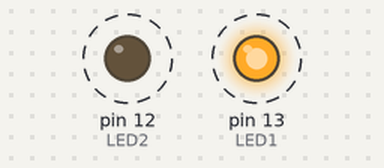
A sketch run on a simulated Arduino Uno, built with avr-gcc and run on an emulated ATmega328P. Parts: output pins drawn as LEDs (lit = HIGH). Dashed ring = blinking.

Above: at 0.1 s.
Timing chart, 0 to 3.0 s (numbered marks = the images above):
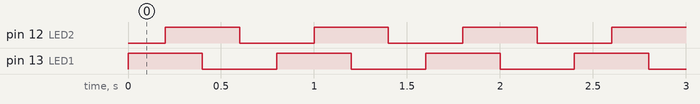

Measured:
- by itself, pin 12 (LED2), pin 13 (LED1): alternates HIGH for 0.40 s and LOW for 0.40 s
- by itself, everything shown: repeats every 0.80 s, in 4 steps

The sketch:

LED.ino
```cpp
int LED1 = 13;
int LED2 = 12;

void setup() {
  // put your setup code here, to run once:
  pinMode(LED1, OUTPUT);
  pinMode(LED2, OUTPUT);

}

void loop() {
  // put your main code here, to run repeatedly:
  digitalWrite(LED1, HIGH);
  delay(200);
  digitalWrite(LED2, HIGH);
  delay(200);
  digitalWrite(LED1, LOW);
  delay(200);
  digitalWrite(LED2, LOW);
  delay(200);
}
```
